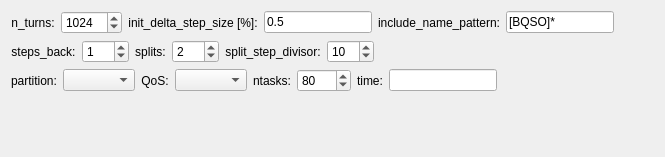
          <widget class="QWidget" name="tab_35">
           <attribute name="title">
            <string>Production</string>
           </attribute>
           <layout class="QVBoxLayout" name="verticalLayout_106">
            <item>
             <layout class="QHBoxLayout" name="horizontalLayout_77">
              <item>
               <layout class="QHBoxLayout" name="horizontalLayout_91">
                <item>
                 <widget class="QLabel" name="label_159">
                  <property name="sizePolicy">
                   <sizepolicy hsizetype="Preferred" vsizetype="Preferred">
                    <horstretch>0</horstretch>
                    <verstretch>0</verstretch>
                   </sizepolicy>
                  </property>
                  <property name="text">
                   <string>n_turns:</string>
                  </property>
                  <property name="alignment">
                   <set>Qt::AlignCenter</set>
                  </property>
                 </widget>
                </item>
                <item>
                 <widget class="QSpinBox" name="spinBox_n_turns_mom_aper_prod">
                  <property name="sizePolicy">
                   <sizepolicy hsizetype="Preferred" vsizetype="Fixed">
                    <horstretch>0</horstretch>
                    <verstretch>0</verstretch>
                   </sizepolicy>
                  </property>
                  <property name="minimum">
                   <number>3</number>
                  </property>
                  <property name="maximum">
                   <number>10000</number>
                  </property>
                  <property name="value">
                   <number>1024</number>
                  </property>
                 </widget>
                </item>
               </layout>
              </item>
              <item>
               <layout class="QHBoxLayout" name="horizontalLayout_85">
                <item>
                 <widget class="QLabel" name="label_156">
                  <property name="sizePolicy">
                   <sizepolicy hsizetype="Preferred" vsizetype="Preferred">
                    <horstretch>0</horstretch>
                    <verstretch>0</verstretch>
                   </sizepolicy>
                  </property>
                  <property name="text">
                   <string>init_delta_step_size [%]:</string>
                  </property>
                  <property name="alignment">
                   <set>Qt::AlignCenter</set>
                  </property>
                 </widget>
                </item>
                <item>
                 <widget class="QLineEdit" name="lineEdit_init_delta_step_size_mom_aper_prod">
                  <property name="sizePolicy">
                   <sizepolicy hsizetype="Preferred" vsizetype="Fixed">
                    <horstretch>0</horstretch>
                    <verstretch>0</verstretch>
                   </sizepolicy>
                  </property>
                  <property name="minimumSize">
                   <size>
                    <width>30</width>
                    <height>0</height>
                   </size>
                  </property>
                  <property name="text">
                   <string>0.5</string>
                  </property>
                 </widget>
                </item>
               </layout>
              </item>
              <item>
               <layout class="QHBoxLayout" name="horizontalLayout_82">
                <item>
                 <widget class="QLabel" name="label_152">
                  <property name="sizePolicy">
                   <sizepolicy hsizetype="Preferred" vsizetype="Preferred">
                    <horstretch>0</horstretch>
                    <verstretch>0</verstretch>
                   </sizepolicy>
                  </property>
                  <property name="text">
                   <string>include_name_pattern:</string>
                  </property>
                  <property name="alignment">
                   <set>Qt::AlignCenter</set>
                  </property>
                 </widget>
                </item>
                <item>
                 <widget class="QLineEdit" name="lineEdit_include_name_pattern_mom_aper_prod">
                  <property name="sizePolicy">
                   <sizepolicy hsizetype="Preferred" vsizetype="Fixed">
                    <horstretch>0</horstretch>
                    <verstretch>0</verstretch>
                   </sizepolicy>
                  </property>
                  <property name="text">
                   <string>[BQSO]*</string>
                  </property>
                 </widget>
                </item>
               </layout>
              </item>
              <item>
               <spacer name="horizontalSpacer_43">
                <property name="orientation">
                 <enum>Qt::Horizontal</enum>
                </property>
                <property name="sizeHint" stdset="0">
                 <size>
                  <width>40</width>
                  <height>20</height>
                 </size>
                </property>
               </spacer>
              </item>
             </layout>
            </item>
            <item>
             <layout class="QHBoxLayout" name="horizontalLayout_79">
              <item>
               <layout class="QHBoxLayout" name="horizontalLayout_76">
                <item>
                 <widget class="QLabel" name="label_141">
                  <property name="sizePolicy">
                   <sizepolicy hsizetype="Preferred" vsizetype="Preferred">
                    <horstretch>0</horstretch>
                    <verstretch>0</verstretch>
                   </sizepolicy>
                  </property>
                  <property name="text">
                   <string>steps_back:</string>
                  </property>
                  <property name="alignment">
                   <set>Qt::AlignCenter</set>
                  </property>
                 </widget>
                </item>
                <item>
                 <widget class="QSpinBox" name="spinBox_steps_back_mom_aper_prod">
                  <property name="sizePolicy">
                   <sizepolicy hsizetype="Preferred" vsizetype="Fixed">
                    <horstretch>0</horstretch>
                    <verstretch>0</verstretch>
                   </sizepolicy>
                  </property>
                  <property name="minimum">
                   <number>0</number>
                  </property>
                  <property name="maximum">
                   <number>100</number>
                  </property>
                  <property name="value">
                   <number>1</number>
                  </property>
                 </widget>
                </item>
               </layout>
              </item>
              <item>
               <layout class="QHBoxLayout" name="horizontalLayout_55">
                <item>
                 <widget class="QLabel" name="label_142">
                  <property name="sizePolicy">
                   <sizepolicy hsizetype="Preferred" vsizetype="Preferred">
                    <horstretch>0</horstretch>
                    <verstretch>0</verstretch>
                   </sizepolicy>
                  </property>
                  <property name="text">
                   <string>splits:</string>
                  </property>
                  <property name="alignment">
                   <set>Qt::AlignCenter</set>
                  </property>
                 </widget>
                </item>
                <item>
                 <widget class="QSpinBox" name="spinBox_splits_mom_aper_prod">
                  <property name="sizePolicy">
                   <sizepolicy hsizetype="Preferred" vsizetype="Fixed">
                    <horstretch>0</horstretch>
                    <verstretch>0</verstretch>
                   </sizepolicy>
                  </property>
                  <property name="minimum">
                   <number>1</number>
                  </property>
                  <property name="maximum">
                   <number>100</number>
                  </property>
                  <property name="value">
                   <number>2</number>
                  </property>
                 </widget>
                </item>
               </layout>
              </item>
              <item>
               <layout class="QHBoxLayout" name="horizontalLayout_78">
                <item>
                 <widget class="QLabel" name="label_148">
                  <property name="sizePolicy">
                   <sizepolicy hsizetype="Preferred" vsizetype="Preferred">
                    <horstretch>0</horstretch>
                    <verstretch>0</verstretch>
                   </sizepolicy>
                  </property>
                  <property name="text">
                   <string>split_step_divisor:</string>
                  </property>
                  <property name="alignment">
                   <set>Qt::AlignCenter</set>
                  </property>
                 </widget>
                </item>
                <item>
                 <widget class="QSpinBox" name="spinBox_split_step_divisor_mom_aper_prod">
                  <property name="sizePolicy">
                   <sizepolicy hsizetype="Preferred" vsizetype="Fixed">
                    <horstretch>0</horstretch>
                    <verstretch>0</verstretch>
                   </sizepolicy>
                  </property>
                  <property name="minimum">
                   <number>2</number>
                  </property>
                  <property name="maximum">
                   <number>100</number>
                  </property>
                  <property name="value">
                   <number>10</number>
                  </property>
                 </widget>
                </item>
               </layout>
              </item>
              <item>
               <spacer name="horizontalSpacer_51">
                <property name="orientation">
                 <enum>Qt::Horizontal</enum>
                </property>
                <property name="sizeHint" stdset="0">
                 <size>
                  <width>40</width>
                  <height>20</height>
                 </size>
                </property>
               </spacer>
              </item>
             </layout>
            </item>
            <item>
             <layout class="QHBoxLayout" name="horizontalLayout_80">
              <item>
               <layout class="QHBoxLayout" name="horizontalLayout_87">
                <item>
                 <widget class="QLabel" name="label_157">
                  <property name="sizePolicy">
                   <sizepolicy hsizetype="Preferred" vsizetype="Preferred">
                    <horstretch>0</horstretch>
                    <verstretch>0</verstretch>
                   </sizepolicy>
                  </property>
                  <property name="text">
                   <string>partition:</string>
                  </property>
                  <property name="alignment">
                   <set>Qt::AlignCenter</set>
                  </property>
                 </widget>
                </item>
                <item>
                 <widget class="QComboBox" name="comboBox_partition_mom_aper_prod">
                  <property name="sizePolicy">
                   <sizepolicy hsizetype="Preferred" vsizetype="Fixed">
                    <horstretch>0</horstretch>
                    <verstretch>0</verstretch>
                   </sizepolicy>
                  </property>
                  <property name="currentIndex">
                   <number>-1</number>
                  </property>
                 </widget>
                </item>
               </layout>
              </item>
              <item>
               <layout class="QHBoxLayout" name="horizontalLayout_102">
                <item>
                 <widget class="QLabel" name="label_182">
                  <property name="sizePolicy">
                   <sizepolicy hsizetype="Preferred" vsizetype="Preferred">
                    <horstretch>0</horstretch>
                    <verstretch>0</verstretch>
                   </sizepolicy>
                  </property>
                  <property name="text">
                   <string>QoS:</string>
                  </property>
                  <property name="alignment">
                   <set>Qt::AlignCenter</set>
                  </property>
                 </widget>
                </item>
                <item>
                 <widget class="QComboBox" name="comboBox_qos_mom_aper_prod">
                  <property name="sizePolicy">
                   <sizepolicy hsizetype="Preferred" vsizetype="Fixed">
                    <horstretch>0</horstretch>
                    <verstretch>0</verstretch>
                   </sizepolicy>
                  </property>
                  <property name="currentIndex">
                   <number>-1</number>
                  </property>
                 </widget>
                </item>
               </layout>
              </item>
              <item>
               <layout class="QHBoxLayout" name="horizontalLayout_75">
                <item>
                 <widget class="QLabel" name="label_158">
                  <property name="sizePolicy">
                   <sizepolicy hsizetype="Preferred" vsizetype="Preferred">
                    <horstretch>0</horstretch>
                    <verstretch>0</verstretch>
                   </sizepolicy>
                  </property>
                  <property name="text">
                   <string>ntasks:</string>
                  </property>
                  <property name="alignment">
                   <set>Qt::AlignCenter</set>
                  </property>
                 </widget>
                </item>
                <item>
                 <widget class="QSpinBox" name="spinBox_ntasks_mom_aper_prod">
                  <property name="sizePolicy">
                   <sizepolicy hsizetype="Preferred" vsizetype="Fixed">
                    <horstretch>0</horstretch>
                    <verstretch>0</verstretch>
                   </sizepolicy>
                  </property>
                  <property name="specialValueText">
                   <string/>
                  </property>
                  <property name="minimum">
                   <number>2</number>
                  </property>
                  <property name="maximum">
                   <number>1000</number>
                  </property>
                  <property name="singleStep">
                   <number>2</number>
                  </property>
                  <property name="value">
                   <number>80</number>
                  </property>
                 </widget>
                </item>
               </layout>
              </item>
              <item>
               <layout class="QHBoxLayout" name="horizontalLayout_89">
                <item>
                 <widget class="QLabel" name="label_time_common_14">
                  <property name="sizePolicy">
                   <sizepolicy hsizetype="Preferred" vsizetype="Preferred">
                    <horstretch>0</horstretch>
                    <verstretch>0</verstretch>
                   </sizepolicy>
                  </property>
                  <property name="text">
                   <string>time:</string>
                  </property>
                  <property name="alignment">
                   <set>Qt::AlignCenter</set>
                  </property>
                 </widget>
                </item>
                <item>
                 <widget class="QLineEdit" name="lineEdit_time_mom_aper_prod">
                  <property name="sizePolicy">
                   <sizepolicy hsizetype="Preferred" vsizetype="Fixed">
                    <horstretch>0</horstretch>
                    <verstretch>0</verstretch>
                   </sizepolicy>
                  </property>
                  <property name="toolTip">
                   <string>days-hours:minutes:seconds (&quot;days&quot; and &quot;hours&quot; are optional. For example, use &quot;5:00&quot; if you want 5 minutes.) Leave empty if you want to run up to the queue time limit.</string>
                  </property>
                  <property name="text">
                   <string/>
                  </property>
                 </widget>
                </item>
               </layout>
              </item>
              <item>
               <spacer name="horizontalSpacer_54">
                <property name="orientation">
                 <enum>Qt::Horizontal</enum>
                </property>
                <property name="sizeHint" stdset="0">
                 <size>
                  <width>40</width>
                  <height>20</height>
                 </size>
                </property>
               </spacer>
              </item>
             </layout>
            </item>
            <item>
             <spacer name="verticalSpacer_9">
              <property name="orientation">
               <enum>Qt::Vertical</enum>
              </property>
              <property name="sizeHint" stdset="0">
               <size>
                <width>20</width>
                <height>54</height>
               </size>
              </property>
             </spacer>
            </item>
           </layout>
          </widget>
